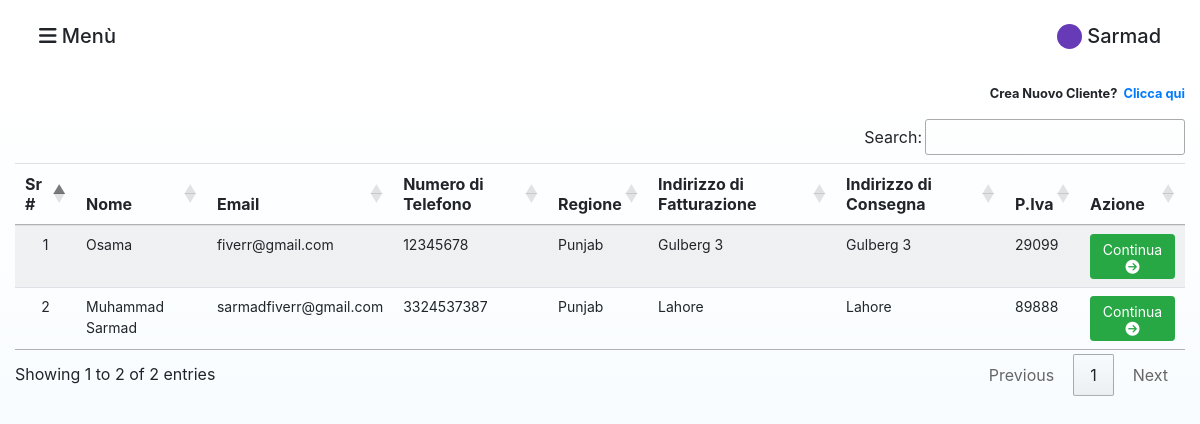
Page /agent/sarmad/customers/ (signed in) on the earlier database version.
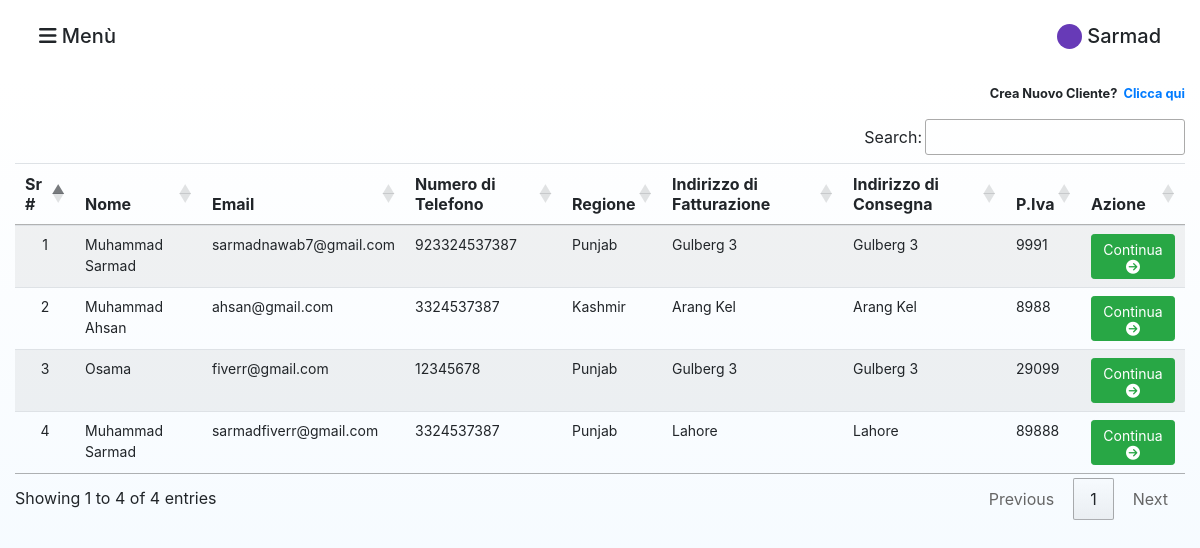
Same page on the later database version.
### agents/models.py (models this page shows, shortened)
class Customer(models.Model):
    name = models.CharField(max_length=64)
    email = models.CharField(max_length=64)
    phone = models.IntegerField()
    region = models.CharField(max_length=64)
    billing_address = models.CharField(max_length=400)
    delivery_address = models.CharField(max_length=400)
    vat_number = models.IntegerField()
    pub_date = models.DateTimeField('date published')
    created_by = models.ForeignKey(settings.AUTH_USER_MODEL, on_delete=models.CASCADE, related_name="agent", blank=True)

### agents/views.py (the view)
# urls.py: path("agent/<str:agent_name>/customers/", views.customers, name="customers"),
def customers(request, agent_name):
    if not request.user.is_authenticated:
        return HttpResponseRedirect(reverse("agents:index"))
    else:
        user = request.user
        customers = Customer.objects.filter(created_by=user)
        if request.method == "POST":
            selected_customer = request.POST["customer"]
            request.session["selected_customer"] = [selected_customer]
            return HttpResponseRedirect(reverse("agents:products"))
        return render(request, "agents/customers.html", {
            "user": user,
            "agent_name": agent_name,
            "customers": customers
        })

### agents/templates/agents/customers.html (shortened to what this page needs)
{% extends "agents/layout.html" %}
{% load static %}
{% block body %}
{% include "agents/sidenav.html" %}
    <div class="parent-div-products-page ">
        <div class="container-fluid">
            <div class="row align-items-center">
                <div class="col-12 mt-1 mb-3">
                    <div style="float: right;" class="btn-group" role="group">
                        <small>Crea Nuovo Cliente? &nbsp;<a href="{% url 'agents:add_customer' user.username %}">Clicca qui</a></small>
                    </div>
                </div>
                {% if customers %}
                    <div class="col-12">
                        <div class="table-responsive">
                            <table id="customers_table" class="table table-striped">
                                <thead>
                                <tr>
                                    <th align="center">Sr #</th>
                                    <th>Nome</th>
                                    <th>Email</th>
                                    <th>Numero di Telefono</th>
                                    <th>Regione</th>
                                    <th>Indirizzo di Fatturazione</th>
                                    <th>Indirizzo di Consegna</th>
                                    <th>P.Iva</th>
                                    <th>Azione</th>
                                </tr>
                                </thead>
                                <tbody>
                                    {% for customer in customers %}
                                <tr class="col-form-label col-form-label-sm">
                                        <td align="center">{{ forloop.counter }}</td>
                                        <td>{{customer.name|capfirst}}</td>
                                        <td>{{customer.email}}</td>
                                        <td>{{customer.phone}}</td>
                                        <td>{{customer.region|capfirst}}</td>
                                        <td>{{customer.billing_address}}</td>
                                        <td>{{customer.delivery_address}}</td>
                                        <td>{{customer.vat_number}}</td>
                                        <td>
                                            <a href="{% url 'agents:redirectToProducts' customer.id %}" class="btn btn-success btn-sm">Continua <i class="fas fa-arrow-circle-right"></i></a>
                                        </td>
                                </tr>
                                {% endfor %}
                                </tbody>
                            </table>
                        </div>
                    </div>
                {% else %}
                    <div align="center" class="col-12 mt-5">
                        <img class="w-25" src="{% static 'agents/images/not_found.svg' %}"/>
                        <h5 class="col-form-label col-form-label-md pt-3">Nessun cliente esiste.</h5>
                      </div>
                {% endif %}
            </div>
        </div>
    </div>
{% endblock %}

Differences in the rows shown:
now on this page (row edited): Customer: name "Muhammad Sarmad", email "sarmadnawab7@gmail.com", phone "923324537387", region "Punjab", billing_address "Gulberg 3", delivery_address "Gulberg 3", vat_number "9991"
now on this page (row edited): Customer: name "Muhammad Ahsan", email "ahsan@gmail.com", phone "3324537387", region "Kashmir", billing_address "Arang Kel", delivery_address "Arang Kel", vat_number "8988"
Other differences:
text written by a page script: "Search: Showing 1 to 2 of 2 entries Previous 1 Next" → "Search: Showing 1 to 4 of 4 entries Previous 1 Next"
